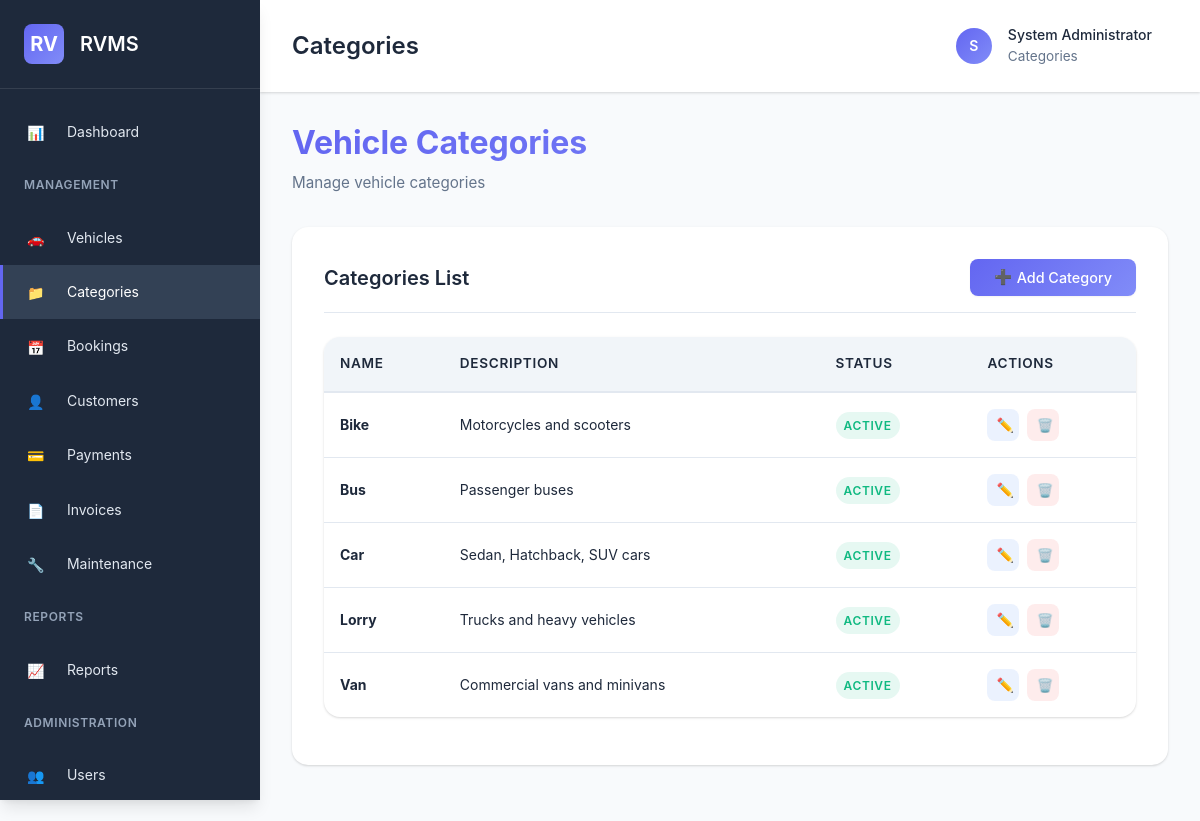
/pages/categories.php (signed in), run on the app's committed database.
### tables this page shows
CREATE TABLE IF NOT EXISTS users (
    id INT AUTO_INCREMENT PRIMARY KEY,
    username VARCHAR(50) UNIQUE NOT NULL,
    email VARCHAR(100) UNIQUE NOT NULL,
    password VARCHAR(255) NOT NULL,
    full_name VARCHAR(100) NOT NULL,
    role ENUM('admin', 'staff', 'customer') DEFAULT 'customer',
    phone VARCHAR(20),
    address TEXT,
    status ENUM('active', 'inactive') DEFAULT 'active',
    created_at TIMESTAMP DEFAULT CURRENT_TIMESTAMP,
    updated_at TIMESTAMP DEFAULT CURRENT_TIMESTAMP ON UPDATE CURRENT_TIMESTAMP,
    INDEX idx_username (username),
    INDEX idx_email (email),
    INDEX idx_role (role)
);

CREATE TABLE IF NOT EXISTS categories (
    id INT AUTO_INCREMENT PRIMARY KEY,
    name VARCHAR(50) NOT NULL,
    description TEXT,
    icon VARCHAR(50),
    status ENUM('active', 'inactive') DEFAULT 'active',
    created_at TIMESTAMP DEFAULT CURRENT_TIMESTAMP,
    UNIQUE KEY unique_name (name)
);

### config/auth.php (called while the page is built, shortened)
<?php
function isLoggedIn() {
    return isset($_SESSION['user_id']) && !empty($_SESSION['user_id']);
}
function hasRole($roles) {
    $userRole = $_SESSION['user_role'] ?? '';
    if (is_array($roles)) {
        return in_array($userRole, $roles);
    }
    return $userRole === $roles;
}
function getCurrentUser() {
    $db = getDB();
    try {
        $stmt = $db->prepare("SELECT id, username, email, full_name, role, phone, address, status FROM users WHERE id = ? LIMIT 1");
        $stmt->execute([$_SESSION['user_id']]);
        return $stmt->fetch();
    } catch(PDOException $e) {
        error_log("Get User Error: " . $e->getMessage());
        return null;
    }
}

### pages/categories.php (the view, shortened to what this page needs)
<?php
require_once '../config/auth.php';
$pageTitle = 'Categories';
$db = getDB();
$categories = $db->query("SELECT * FROM categories ORDER BY name")->fetchAll();
$editCategory = null;
include '../includes/header.php';
?>
<div class="page-header">
    <h1 class="page-title">Vehicle Categories</h1>
    <p class="page-subtitle">Manage vehicle categories</p>
</div>
<?php if (isset($_GET['add']) || isset($_GET['edit'])): ?>
    <div class="card">
        <div class="card-header">
            <h3 class="card-title"><?php echo isset($_GET['edit']) ? 'Edit Category' : 'Add Category'; ?></h3>
        </div>
        <div class="card-body">
            <form method="POST">
                <input type="hidden" name="action" value="<?php echo isset($_GET['edit']) ? 'edit' : 'add'; ?>">
                <?php if (isset($_GET['edit'])): ?>
                    <input type="hidden" name="id" value="<?php echo $editCategory['id']; ?>">
                <?php endif; ?>
                <div class="form-group">
                    <label class="form-label required" for="name">Category Name</label>
                    <input type="text" class="form-control" id="name" name="name" required value="<?php echo htmlspecialchars($editCategory['name'] ?? ''); ?>">
                </div>
                <div class="form-group">
                    <label class="form-label" for="description">Description</label>
                    <textarea class="form-control" id="description" name="description" rows="3"><?php echo htmlspecialchars($editCategory['description'] ?? ''); ?></textarea>
                </div>
                <div class="form-group">
                    <label class="form-label" for="status">Status</label>
                    <select class="form-control" id="status" name="status">
                        <option value="active" <?php echo ($editCategory && $editCategory['status'] === 'active') ? 'selected' : ''; ?>>Active</option>
                        <option value="inactive" <?php echo ($editCategory && $editCategory['status'] === 'inactive') ? 'selected' : ''; ?>>Inactive</option>
                    </select>
                </div>
                <div class="card-footer">
                    <a href="<?php echo BASE_URL; ?>pages/categories.php" class="btn btn-secondary">Cancel</a>
                    <button type="submit" class="btn btn-primary"><?php echo isset($_GET['edit']) ? 'Update' : 'Add'; ?> Category</button>
                </div>
            </form>
        </div>
    </div>
<?php else: ?>
    <div class="card">
        <div class="card-header">
            <h3 class="card-title">Categories List</h3>
            <a href="<?php echo BASE_URL; ?>pages/categories.php?add=1" class="btn btn-primary">
                <i class="icon icon-add"></i> Add Category
            </a>
        </div>
        <div class="card-body">
            <div class="table-container">
                <table class="table">
                    <thead>
                        <tr>
                            <th>Name</th>
                            <th>Description</th>
                            <th>Status</th>
                            <th>Actions</th>
                        </tr>
                    </thead>
                    <tbody>
                        <?php if (empty($categories)): ?>
                            <tr>
                                <td colspan="4" class="text-center">No categories found</td>
                            </tr>
                        <?php else: ?>
                            <?php foreach ($categories as $cat): ?>
                                <tr>
                                    <td><strong><?php echo htmlspecialchars($cat['name']); ?></strong></td>
                                    <td><?php echo htmlspecialchars($cat['description'] ?? '-'); ?></td>
                                    <td>
                                        <span class="badge badge-<?php echo $cat['status'] === 'active' ? 'success' : 'secondary'; ?>">
                                            <?php echo ucfirst($cat['status']); ?>
                                        </span>
                                    </td>
                                    <td>
                                        <div class="action-buttons">
                                            <a href="<?php echo BASE_URL; ?>pages/categories.php?edit=<?php echo $cat['id']; ?>" class="action-btn action-btn-edit">
                                                <i class="icon icon-edit"></i>
                                            </a>
                                            <form method="POST" style="display: inline;" onsubmit="return confirmDelete();">
                                                <button type="submit" class="action-btn action-btn-delete">
                                                    <i class="icon icon-delete"></i>
                                                </button>
                                            </form>
                                        </div>
                                    </td>
                                </tr>
                            <?php endforeach; ?>
                        <?php endif; ?>
                    </tbody>
                </table>
            </div>
        </div>
    </div>
<?php endif; ?>
<?php include '../includes/footer.php'; ?>

### includes/header.php (shortened to what this page needs)
<?php
$currentUser = getCurrentUser();
$currentPage = basename($_SERVER['PHP_SELF']);
?>
<!DOCTYPE html>
<html lang="en">
<head>
    <link rel="stylesheet" href="<?php echo BASE_URL; ?>assets/css/style.css">
    <link rel="stylesheet" href="<?php echo BASE_URL; ?>assets/icons/icons.css">
</head>
<body>
    <aside class="sidebar" id="sidebar">
        <div class="sidebar-header">
            <div class="sidebar-logo">RV</div>
            <div class="sidebar-title">RVMS</div>
        </div>
        <nav class="sidebar-menu">
            <a href="<?php echo BASE_URL; ?>dashboard.php" class="menu-item <?php echo $currentPage === 'dashboard.php' ? 'active' : ''; ?>">
                <i class="icon icon-dashboard"></i> Dashboard
            </a>
            <?php if (hasRole(['admin', 'staff'])): ?>
                <div class="menu-group-title">Management</div>
                <a href="<?php echo BASE_URL; ?>pages/vehicles.php" class="menu-item <?php echo $currentPage === 'vehicles.php' ? 'active' : ''; ?>">
                    <i class="icon icon-vehicle"></i> Vehicles
                </a>
                <a href="<?php echo BASE_URL; ?>pages/categories.php" class="menu-item <?php echo $currentPage === 'categories.php' ? 'active' : ''; ?>">
                    <i class="icon icon-category"></i> Categories
                </a>
                <a href="<?php echo BASE_URL; ?>pages/bookings.php" class="menu-item <?php echo $currentPage === 'bookings.php' ? 'active' : ''; ?>">
                    <i class="icon icon-booking"></i> Bookings
                </a>
                <a href="<?php echo BASE_URL; ?>pages/customers.php" class="menu-item <?php echo $currentPage === 'customers.php' ? 'active' : ''; ?>">
                    <i class="icon icon-customer"></i> Customers
                </a>
                <a href="<?php echo BASE_URL; ?>pages/payments.php" class="menu-item <?php echo $currentPage === 'payments.php' ? 'active' : ''; ?>">
                    <i class="icon icon-payment"></i> Payments
                </a>
                <a href="<?php echo BASE_URL; ?>pages/invoices.php" class="menu-item <?php echo $currentPage === 'invoices.php' ? 'active' : ''; ?>">
                    <i class="icon icon-file"></i> Invoices
                </a>
                <a href="<?php echo BASE_URL; ?>pages/maintenance.php" class="menu-item <?php echo $currentPage === 'maintenance.php' ? 'active' : ''; ?>">
                    <i class="icon icon-maintenance"></i> Maintenance
                </a>
            <?php endif; ?>
            <?php if (hasRole(['admin', 'staff'])): ?>
                <div class="menu-group-title">Reports</div>
                <a href="<?php echo BASE_URL; ?>pages/reports.php" class="menu-item <?php echo $currentPage === 'reports.php' ? 'active' : ''; ?>">
                    <i class="icon icon-report"></i> Reports
                </a>
            <?php endif; ?>
            <?php if (hasRole(['admin'])): ?>
                <div class="menu-group-title">Administration</div>
                <a href="<?php echo BASE_URL; ?>pages/users.php" class="menu-item <?php echo $currentPage === 'users.php' ? 'active' : ''; ?>">
                    <i class="icon icon-user"></i> Users
                </a>
            <?php endif; ?>
        </nav>
    </aside>
    <div class="main-content">
        <header class="header">
            <div class="header-left">
                <h2 style="margin: 0; font-size: 1.5rem;"><?php echo isset($pageTitle) ? $pageTitle : 'Dashboard'; ?></h2>
            </div>
            <div class="header-right">
                <div class="user-menu">
                    <div class="user-avatar"><?php echo strtoupper(substr($currentUser['full_name'], 0, 1)); ?></div>
                    <div>
                        <div style="font-weight: 500;"><?php echo htmlspecialchars($currentUser['full_name']); ?></div>
                        <div style="font-size: 0.85rem; color: var(--text-secondary);">
                            <?php echo isset($pageTitle) ? $pageTitle : ucfirst($currentUser['role']); ?>
                        </div>
                    </div>
                </div>
            </div>
        </header>
        <div class="content">

### data on the page
users: full_name "S", full_name "System Administrator"
categories: name "Bike", description "Motorcycles and scooters", status "ACTIVE"
categories: name "Bus", description "Passenger buses", status "ACTIVE"
categories: name "Car", description "Sedan, Hatchback, SUV cars", status "ACTIVE"
categories: name "Lorry", description "Trucks and heavy vehicles", status "ACTIVE"
categories: name "Van", description "Commercial vans and minivans", status "ACTIVE"

### other printed values
$pageTitle "Categories"
